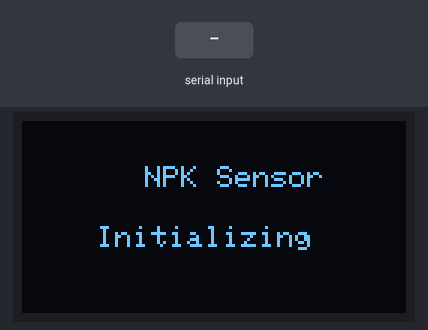
Recording of a sketch running on a simulated Arduino Uno, built with avr-gcc and run on an emulated ATmega328P. Shown: 128×64 one-colour display. The test bench sets the inputs (shaded band). What the sketch prints to the serial monitor is not drawn.

Above: at 0.6 s.
At 7.0 s:
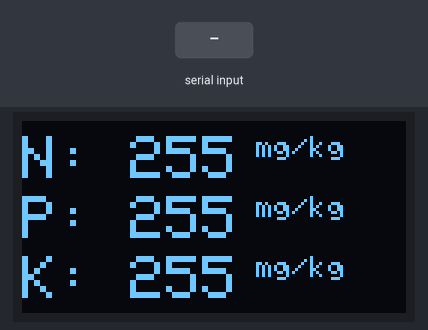
7.1 s: "1" received over the second serial link
Timing chart, 0 to 10.1 s (numbered marks = the images above; inputs shaded):
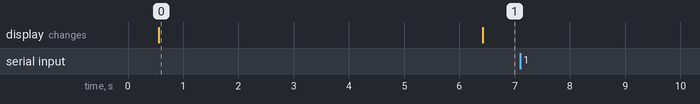

Measured:
- after the input at 7.1 s, every drawn part: stays the same
- what the display in image 0 shows lasts 5.8 s, from 0.6 s to 6.4 s

The sketch:

done01.ino
```cpp
#include <SoftwareSerial.h>
#include <Wire.h>
#include <Adafruit_GFX.h>
#include <Adafruit_SH1106.h>

#define SCREEN_WIDTH 128    // OLED display width, in pixels
#define SCREEN_HEIGHT 64    // OLED display height, in pixels
#define OLED_RESET -1       // Reset pin # (or -1 if sharing Arduino reset pin)
Adafruit_SH1106 display(OLED_RESET);

#define RE 8
#define DE 7

//const byte code[]= {0x01, 0x03, 0x00, 0x1e, 0x00, 0x03, 0x65, 0xCD};
const byte nitro[] = {0x01,0x03, 0x00, 0x1e, 0x00, 0x01, 0xe4, 0x0c};
const byte phos[] = {0x01,0x03, 0x00, 0x1f, 0x00, 0x01, 0xb5, 0xcc};
const byte pota[] = {0x01,0x03, 0x00, 0x20, 0x00, 0x01, 0x85, 0xc0};

byte values[11];
SoftwareSerial mod(2,3);

void setup() {
  Serial.begin(9600);
  mod.begin(4800);
  pinMode(RE, OUTPUT);
  pinMode(DE, OUTPUT);

  display.begin(SH1106_SWITCHCAPVCC, 0x3C); //initialize with the I2C addr 0x3C (128x64)
  delay(500);
  display.clearDisplay();
  display.setCursor(35, 15);
  display.setTextSize(1);
  display.setTextColor(WHITE);
  display.println(" NPK Sensor");
  display.setCursor(25, 35);
  display.setTextSize(1);
  display.print("Initializing");
  display.display();
  delay(3000);
}

void loop() {
  byte val1,val2,val3;
  val1 = nitrogen();
  delay(250);
  val2 = phosphorous();
  delay(250);
  val3 = potassium();
  delay(250);


  Serial.print("Nitrogen: ");
  Serial.print(val1);
  Serial.println(" mg/kg");
  Serial.print("Phosphorous: ");
  Serial.print(val2);
  Serial.println(" mg/kg");
  Serial.print("Potassium: ");
  Serial.print(val3);
  Serial.println(" mg/kg");
  delay(2000);

  display.clearDisplay();


  display.setTextSize(2);
  display.setCursor(0, 5);
  display.print("N: ");
  display.print(val1);
  display.setTextSize(1);
  display.print(" mg/kg");

  display.setTextSize(2);
  display.setCursor(0, 25);
  display.print("P: ");
  display.print(val2);
  display.setTextSize(1);
  display.print(" mg/kg");

  display.setTextSize(2);
  display.setCursor(0, 45);
  display.print("K: ");
  display.print(val3);
  display.setTextSize(1);
  display.print(" mg/kg");

  display.display();
}

byte nitrogen(){
  digitalWrite(DE,HIGH);
  digitalWrite(RE,HIGH);
  delay(10);
  if(mod.write(nitro,sizeof(nitro))==8){
    digitalWrite(DE,LOW);
    digitalWrite(RE,LOW);
    for(byte i=0;i<7;i++){
    //Serial.print(mod.read(),HEX);
    values[i] = mod.read();
    Serial.print(values[i],HEX);
    }
    Serial.println();
  }
  return values[4];
}

byte phosphorous(){
  digitalWrite(DE,HIGH);
  digitalWrite(RE,HIGH);
  delay(10);
  if(mod.write(phos,sizeof(phos))==8){
    digitalWrite(DE,LOW);
    digitalWrite(RE,LOW);
    for(byte i=0;i<7;i++){
    //Serial.print(mod.read(),HEX);
    values[i] = mod.read();
    Serial.print(values[i],HEX);
    }
    Serial.println();
  }
  return values[4];
}

byte potassium(){
  digitalWrite(DE,HIGH);
  digitalWrite(RE,HIGH);
  delay(10);
  if(mod.write(pota,sizeof(pota))==8){
    digitalWrite(DE,LOW);
    digitalWrite(RE,LOW);
    for(byte i=0;i<7;i++){
    //Serial.print(mod.read(),HEX);
    values[i] = mod.read();
    Serial.print(values[i],HEX);
    }
    Serial.println();
  }
  return values[4];
}
```
